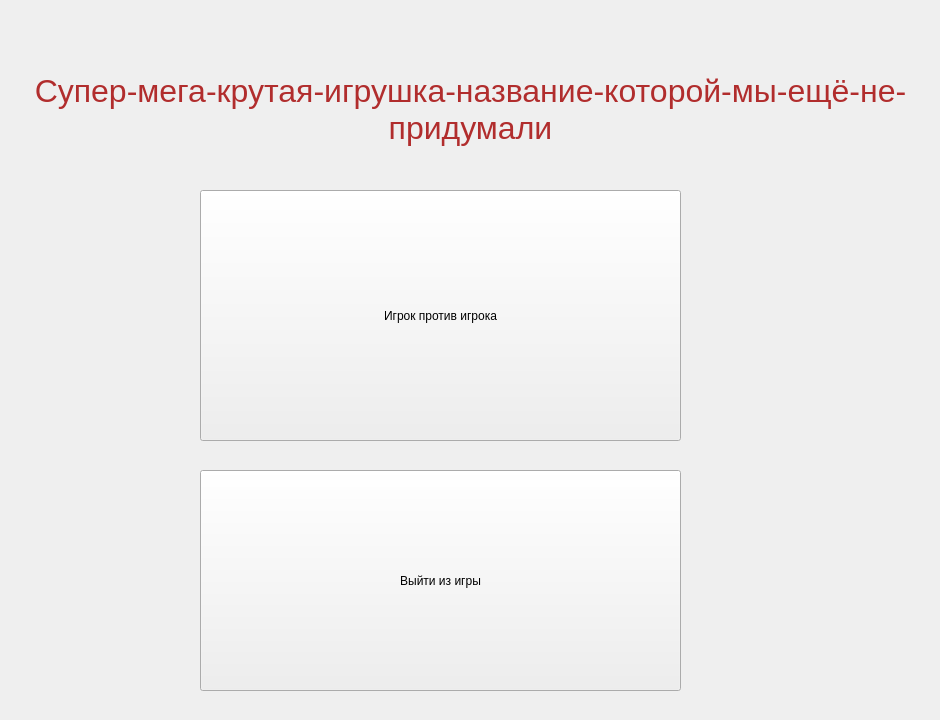
<?xml version="1.0" encoding="UTF-8"?>
<ui version="4.0">
 <class>MainMenu</class>
 <widget class="Scene" name="MainMenu">
  <property name="geometry">
   <rect>
    <x>0</x>
    <y>0</y>
    <width>940</width>
    <height>720</height>
   </rect>
  </property>
  <property name="windowTitle">
   <string>Form</string>
  </property>
  <widget class="QLabel" name="title_">
   <property name="geometry">
    <rect>
     <x>0</x>
     <y>60</y>
     <width>941</width>
     <height>101</height>
    </rect>
   </property>
   <property name="text">
    <string>&lt;html&gt;&lt;head/&gt;&lt;body&gt;&lt;p align=&quot;center&quot;&gt;&lt;span style=&quot; font-size:24pt; color:#b12d2d;&quot;&gt;Супер-мега-крутая-игрушка-название-которой-мы-ещё-не-придумали&lt;/span&gt;&lt;/p&gt;&lt;/body&gt;&lt;/html&gt;</string>
   </property>
   <property name="wordWrap">
    <bool>true</bool>
   </property>
  </widget>
  <widget class="QPushButton" name="pvp_local_battle_button">
   <property name="geometry">
    <rect>
     <x>200</x>
     <y>190</y>
     <width>481</width>
     <height>251</height>
    </rect>
   </property>
   <property name="text">
    <string>Игрок против игрока</string>
   </property>
  </widget>
  <widget class="QPushButton" name="exit_button">
   <property name="geometry">
    <rect>
     <x>200</x>
     <y>470</y>
     <width>481</width>
     <height>221</height>
    </rect>
   </property>
   <property name="text">
    <string>Выйти из игры</string>
   </property>
  </widget>
 </widget>
 <customwidgets>
  <customwidget>
   <class>Scene</class>
   <extends>QWidget</extends>
   <header location="global">gui/scene.h</header>
   <container>1</container>
  </customwidget>
 </customwidgets>
 <resources/>
 <connections/>
</ui>
